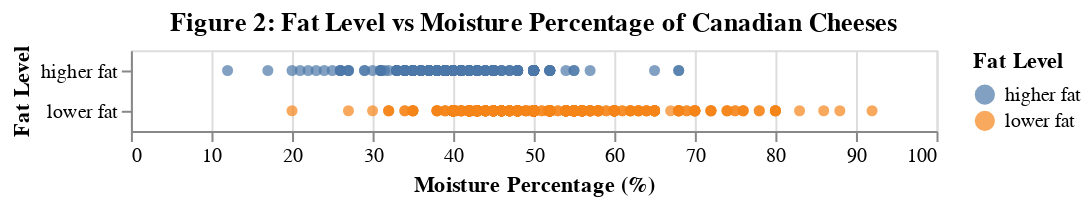

Write notebook code for a chart like this one.
### Markdown cell above
Figure 1. visualizes the number of higher fat vs lower fat Canadian cheeses in the dataset. This shows us that there are a higher number of lower fat Canadian cheeses, approximately 690 compared to 350 higher fat cheese options. This allows us to have an overview of the variety of fatness level of the Canadian cheeses that we are working with in our dataset.

### Code cell
moisure_plot = alt.Chart(cheese_df).mark_circle().encode(
    alt.X('MoisturePercent:Q', title="Moisture Percentage (%)"),
    alt.Y('FatLevel:N', title="Fat Level", sort="x"),
    alt.Color('FatLevel', title='Fat Level')).properties(title="Figure 2: Fat Level vs Moisture Percentage of Canadian Cheeses")
moisure_plot

### Figure 1 — Vega-Lite specification as saved in the notebook (floating-point values rounded to 4 significant figures; data arrays with more than 128 entries replaced by an {"elided": "..."} marker saying what was removed)
{"config": {"view": {"continuousWidth": 400, "continuousHeight": 300}}, "data": {"name": "data-e6e590b5a3404c1b7074d7b56341efb1"}, "mark": "circle", "encoding": {"color": {"type": "nominal", "field": "FatLevel", "title": "Fat Level"}, "x": {"type": "quantitative", "field": "MoisturePercent", "title": "Moisture Percentage (%)"}, "y": {"type": "nominal", "field": "FatLevel", "sort": "x", "title": "Fat Level"}}, "title": "Figure 2: Fat Level vs Moisture Percentage of Canadian Cheeses", "$schema": "https://vega.github.io/schema/vega-lite/v4.8.1.json", "datasets": {"data-e6e590b5a3404c1b7074d7b56341efb1": {"elided": "1042 records"}}}
